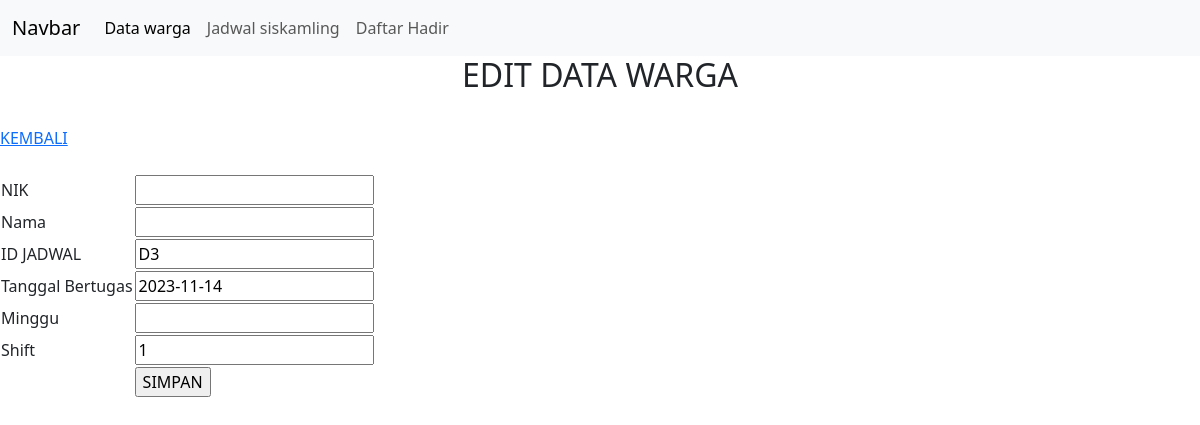
The page /admin/edit_jadwal.php?id_jadwal=D3 on the database its author committed.
### tables this page shows
CREATE TABLE `jadwal` (
  `nik_warga` varchar(15) NOT NULL,
  `id_jadwal` varchar(10) NOT NULL,
  `tanggal_bertugas` date NOT NULL,
  `Shift` int(2) NOT NULL,
  `Kehadiran` varchar(15) NOT NULL
);

### admin/edit_jadwal.php (the view, shortened to what this page needs)
<!DOCTYPE html>
<html>
<head>
	<link href="https://cdn.jsdelivr.net/npm/bootstrap@5.3.2/dist/css/bootstrap.min.css" rel="stylesheet">
</head>
<body>
<nav class="navbar navbar-expand-lg bg-body-tertiary">
  <div class="container-fluid">
    <a class="navbar-brand" href="#">Navbar</a>
    <div class="collapse navbar-collapse" id="navbarNav">
      <ul class="navbar-nav">
        <li class="nav-item">
          <a class="nav-link active" aria-current="page" href="index.php">Data warga</a>
        </li>
        <li class="nav-item">
          <a class="nav-link" href="jadwal.php">Jadwal siskamling</a>
        </li>
        <li class="nav-item">
          <a class="nav-link" href="detail_jadawal.php">Daftar Hadir</a>
        </li>
        <li class="nav-item">
          <a class="nav-link disabled" aria-disabled="true"></a>
        </li>
      </ul>
    </div>
  </div>
</nav>
</head>
<body>
	<Center><h2>EDIT DATA WARGA</h2></center>
	<br/>
	<a href="jadwal.php">KEMBALI</a>
	<br/>
	<br/>
	<?php
	include 'koneksi.php';
	$id = $_GET['id_jadwal'];
	$data = mysqli_query($koneksi,"select * from jadwal WHERE id_jadwal='$id'");
	while($d = mysqli_fetch_array($data)){
		?>
		<form method="post" action="update_jadwal.php">
			<table>
				<tr>
					<td>NIK</td>
					<td>
						<input type="text" name="nik" value="<?php echo $d['nik']; ?>">
					</td>
				</tr>
				<tr>
					<td>Nama</td>
					<td><input type="text" name="nama" value="<?php echo $d['nama']; ?>"></td>
				</tr>
				<tr>
					<td>ID JADWAL</td>
					<td><input type="text" name="id_jadwal" value="<?php echo $d['id_jadwal']; ?>"></td>
				</tr>
                <tr>
					<td>Tanggal Bertugas</td>
					<td><input type="text" name="tanggal_bertugas" value="<?php echo $d['tanggal_bertugas']; ?>"></td>
				</tr>
				<tr>
					<td>Minggu</td>
					<td><input type="text" name="Minggu" value="<?php echo $d['Minggu']; ?>"></td>
				</tr>
				<tr>
					<td>Shift</td>
					<td><input type="text" name="Shift" value="<?php echo $d['Shift']; ?>"></td>
				</tr>
				<tr>
					<td></td>
					<td><input type="submit" value="SIMPAN"></td>
				</tr>
			</table>
		</form>
		<?php
	}
	?>
</body>
</html>

### rows shown on the page
jadwal: id_jadwal "D3", tanggal_bertugas "2023-11-14", Shift "1"
